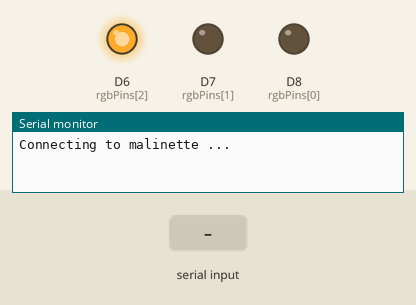
This sketch was run on a simulated ESP8266 (NodeMCU). Shown: output pins drawn as LEDs (lit = HIGH), the last lines printed to the serial monitor. Inputs (shaded band) come from the test bench. WiFi joins after 1.5 s; servers stay silent unless stated.

Above: at 0.1 s.
At 2.7 s:
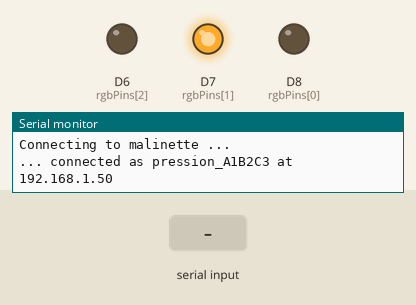
2.8 s: "90,45\n" received over Serial
Timing chart, 0 to 5.8 s (numbered marks = the images above; inputs shaded):
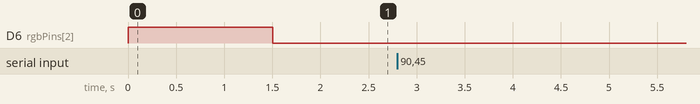

The sketch:

wifi-benchmark.ino
```cpp
// (licence header left out)
#include <ESP8266WiFi.h>
#include <ESP8266mDNS.h>
#include <WiFiUdp.h>
#include <ArduinoOTA.h>
#include <OSCMessage.h>

//#define MAX_RATE 10
#define debugPrint(x)  Serial.print (x)
#define debugPrintln(x)  Serial.println (x)

const String MACaddress = WiFi.macAddress().substring(9); // get the unique MAC address of this ESP to avoid conflicting names, remove the manufacturer ID (first 9 characters) from the MAC
String hostname = "pression_"+MACaddress; //
static char* PSK = "malinette666";
//static char* PSK = "apacitron123";
static char* SSID = "malinette";
//static char* SSID = "rirififiloulou";
static const uint16_t oscOutPort = 8000;
IPAddress targetIP = IPAddress({10,0,0,75});
static const uint8_t rgbPins[] = {D8, D7, D6};
static const uint8_t tolerance = 10;
//long lastSent = 0;
uint16_t lastValue = 0;
WiFiUDP udpserver;

void setup() {
  Serial.begin(115200);
  for (uint8_t i=0; i<3; i++) {pinMode(rgbPins[i], OUTPUT);}
  hostname.replace(":", ""); // remove the : from the MAC address
  char hostnameAsChar[hostname.length()+1];
  hostname.toCharArray(hostnameAsChar, hostname.length()+1);
  connectToWifi(hostnameAsChar, SSID, PSK);
}

void loop() {
   while (Serial.available() > 0) {
     int code = Serial.parseInt();
     if (Serial.read() == '\n') {
      sendData(targetIP, oscOutPort, code);
      Serial.flush();
     }
     //processIncomingByte(Serial.read());
   }
  yield();
  delay(10); // remove this delay and everything will fall apart
  ArduinoOTA.handle();
}

void sendData(IPAddress targetIP, const uint16_t port, uint16_t value) {
  debugPrint("sending data "); debugPrintln(value);
  String oscAddress = "/"+hostname;
  char oscAddressChar[oscAddress.length()+1];
  oscAddress.toCharArray(oscAddressChar, oscAddress.length()+1);
  OSCMessage* message = new OSCMessage(oscAddressChar);
  message->add(value);
  sendOsc(message, targetIP, port);
  delete(message);
}

void sendOsc(OSCMessage *msg, IPAddress ip, const uint16_t port ){
    udpserver.beginPacket(ip, port);
    msg->send(udpserver);
    udpserver.endPacket();
    ESP.wdtFeed();
    yield();
}

void connectToWifi(const char *Hostname, const char* ssid, const char* passphrase) {
  RGBled(0,0,1); // blue
  while (true) {
    debugPrintln("\n\nConnecting to " + String(ssid) + " ...");
    WiFi.mode(WIFI_STA);
    WiFi.begin(ssid, passphrase);
    WiFi.hostname(Hostname);
    ESP.wdtFeed();
    yield();
    if ( WiFi.waitForConnectResult() == WL_CONNECTED ) {break;}
  }
  RGBled(0,1,0); // green
  debugPrint("... connected as ");
  debugPrint(Hostname);
  debugPrint(" at ");
  debugPrintln(WiFi.localIP());
  ArduinoOTA.setPort(8266); //default OTA port
  ArduinoOTA.setHostname(Hostname);// No authentication by default, can be set with : ArduinoOTA.setPassword((const char *)"passphrase");
  ArduinoOTA.begin();
 }

 void RGBled(bool red, bool green, bool blue) {
  digitalWrite(rgbPins[0], red);
  digitalWrite(rgbPins[1], green);
  digitalWrite(rgbPins[2], blue);
 }
```
